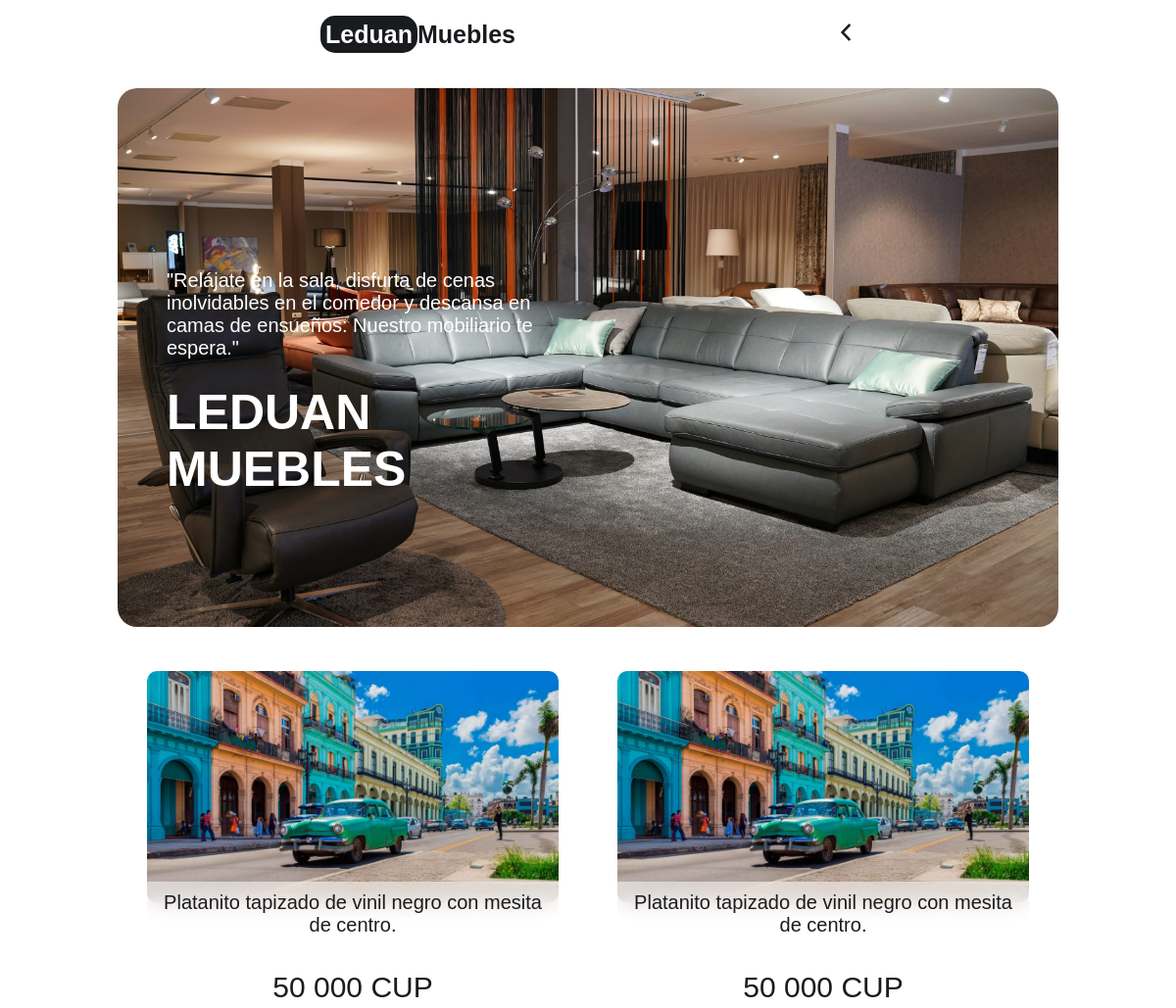
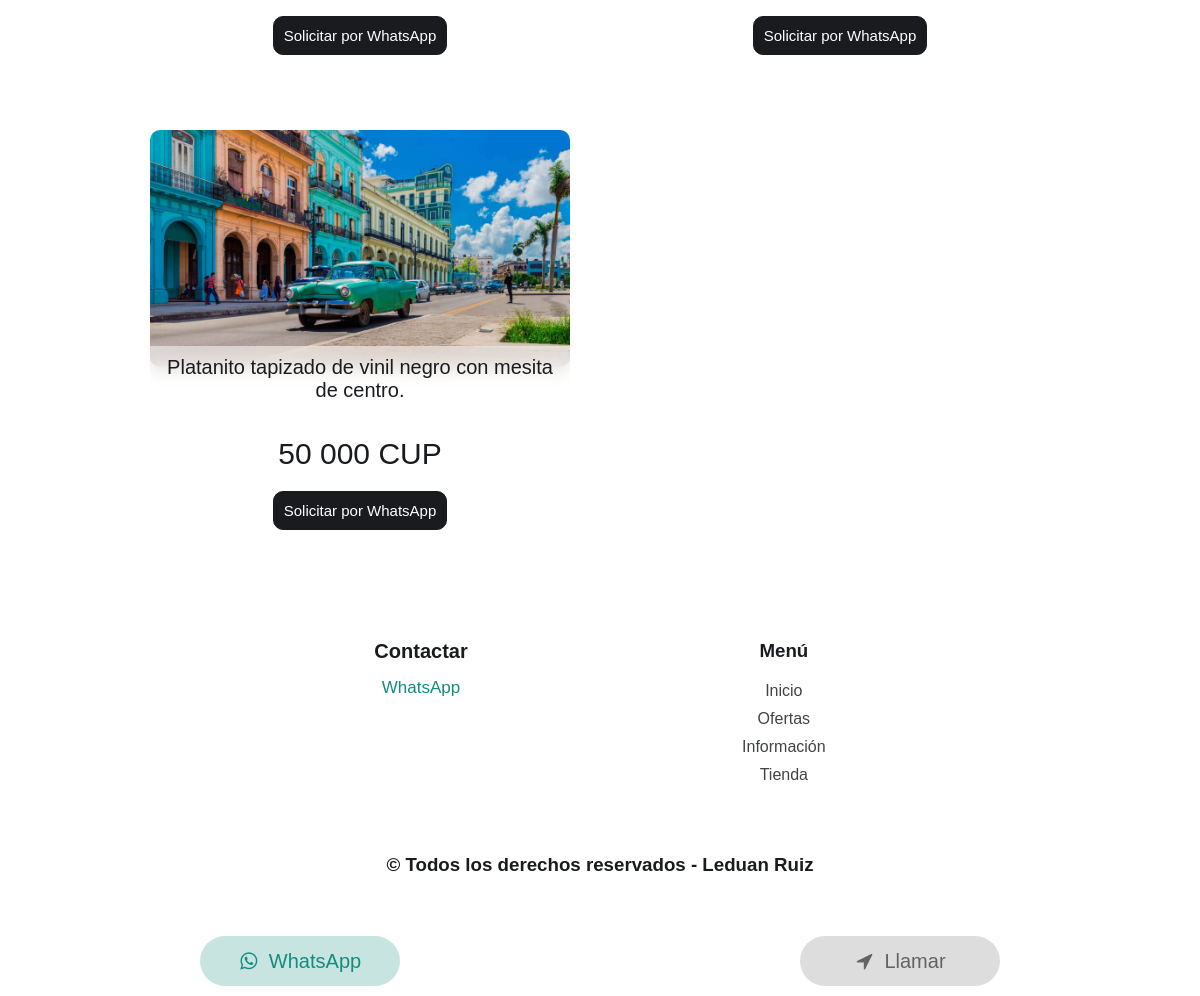
The page /platanitos on the database its author committed (2 pictures, top to bottom).
### ModelosApp/models.py (models this page shows, shortened)
class Mueble(models.Model):
    nombre=models.TextField(max_length=990)
    imagen=models.ImageField(upload_to="muebles")
    precio=models.CharField(max_length=50)
    modelo=models.CharField(max_length=990)
    created=models.DateTimeField(auto_now_add=True)
    updated=models.DateTimeField(auto_now_add=True)
    class Meta:
        verbose_name="Mueble"
        verbose_name_plural="Muebles"

### LeduanMueblesApp/views.py (the view)
# urls.py: path('platanitos', views.platanitos, name="platanitos"),
def platanitos(request):
    muebles = Mueble.objects.all()
    return render(request, "platanitos.html", {"muebles":muebles})

### LeduanMueblesApp/templates/platanitos.html
{% extends "base.html" %}
{% load static %}
{% block content %}
<section class="muebles">
    <div class="muebles_container_general">
        <div class="muebles_container">
            {% for mueble in muebles %}
                {% if mueble.modelo == 'Platanito' %}
                        <div class="muebles_info">
                            <div class="muebles_img">
                                <img src="{{mueble.imagen.url}}" alt="">
                            </div>
                            <div class="muebles_information">
                                <p>{{mueble.nombre}}</p>
                            </div>
                            <div class="muebles_price">
                                <h1>{{mueble.precio}} CUP</h1>
                            </div>
                            <div class="muebles_acces">
                                <a target="_blank" href="https://api.whatsapp.com/send?phone=+5358942637&text=Hola, me ayudas a comprar ?%0A%0A*Juego de Sala Modelo {{mueble.nombre}}*%0A*Precio:* {{mueble.precio}} CUP%0AGracias !.">Solicitar por WhatsApp</a>
                            </div>
                        </div>
                {% endif %}
            {% endfor %}
        </div>
    </div>
</section>
{% endblock %}

### LeduanMueblesApp/templates/base.html (shortened to what this page needs)
<!DOCTYPE html>
<html lang="es">
<head>
    {% load static %}
    <link rel="stylesheet" href="{%static 'css/styles.css' %}">
    <link rel="stylesheet" href="{%static 'icons/styles.css' %}">
</head>
<body>
    <header class="header">
        <div class="menu">
            <a href="{% url 'home' %}" class="logo"><span>Leduan</span>Muebles</a>
            {% if request.path == '/' %}
                <input type="checkbox" id="menu">
                <label for="menu">
                    <span class="menu-icono"><i class="icon-bars"></i></span>
                </label>
                <nav class="navbar">
                    <ul>
                        <li><a href="#" class="">Inicio</a></li>
                        <li><a href="#hospedaje" class="">Ofertas</a></li>
                        <li><a href="#information_page" class="">Información</a></li>
                        <li><a href="#oferts" class="">Tienda</a></li>
                    </ul>
                </nav>
            {% else %}
                <a href="{% url 'home' %}"><span class="menu-icono-atras"><i class="icon-chevron-left"></i></span></a>
            {% endif %}
        </div>
    </header>
    <section class="main_containt">
        <div class="main_containt_general">
            <div class="main_containt_text">
                <p>"Relájate en la sala, disfurta de cenas inolvidables en el comedor y descansa en camas de ensueños:
                    Nuestro mobiliario te espera."</p>
                <h1>LEDUAN MUEBLES</h1>
            </div>
        </div>
    </section>
    {% block content %}
    {% endblock %}
    <footer class="footer">
        <div class="footer-content container">
            <div class="contacts_footer">
                <h3>Contactar</h3>
                <ul>
                    <li><a href="https://api.whatsapp.com/send?phone=+5358942637&text=Hola, me ayudas a comprar uno de sus productos ?"
                            class="whatsapp" target="_blank">WhatsApp</a></li>
                </ul>
            </div>
            <div class="menu_footer">
                <h3>Menú</h3>
                <ul>
                    <li><a href="#">Inicio</a></li>
                    <li><a href="#hospedaje">Ofertas</a></li>
                    <li><a href="#information_page">Información</a></li>
                    <li><a href="#oferts">Tienda</a></li>
                </ul>
            </div>
        </div>
        <h3 class="footer__copyright">&copy; Todos los derechos reservados - Leduan Ruiz</h3>
    </footer>
    <section>
        <div class="container_fixed_general">
            <div class="container_fixed">
                <div class="sosial_fixed WhatsApp">
                    <span class="icon-whatsapp"></span>
                    <a target="_blank"
                        href="https://api.whatsapp.com/send?phone=+5358942637&text=Hola, me ayudas a comprar uno de sus productos.">WhatsApp</a>
                </div>
                <div class="sosial_fixed Instagram">
                    <span class="icon-location-arrow"></span>
                    <a href="tel: +5358942637">Llamar</a>
                </div>
            </div>
        </div>
    </section>
</body>
</html>

### rows shown on the page
Mueble: imagen (picture), nombre "Platanito tapizado de vinil negro con mesita de centro.", precio "50 000"
Mueble: imagen (picture), nombre "Platanito tapizado de vinil negro con mesita de centro.", precio "50 000"
Mueble: imagen (picture), nombre "Platanito tapizado de vinil negro con mesita de centro.", precio "50 000"
